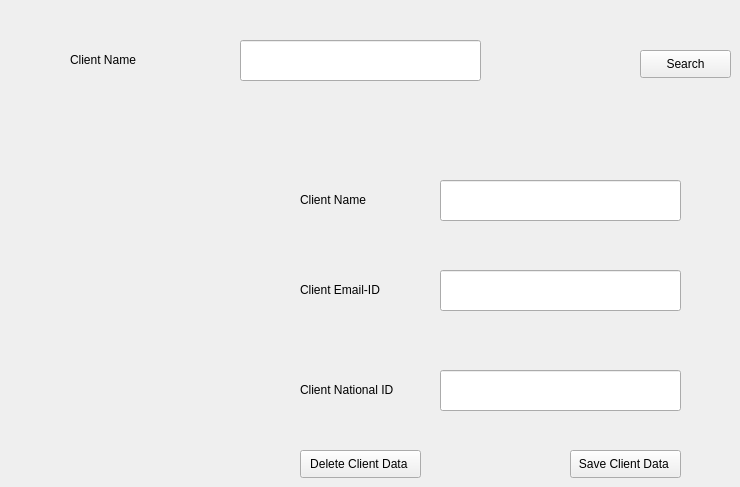
      <widget class="QWidget" name="tab_14">
       <attribute name="title">
        <string>Edit or Delete Client </string>
       </attribute>
       <widget class="QPushButton" name="pushButton_20">
        <property name="geometry">
         <rect>
          <x>570</x>
          <y>450</y>
          <width>111</width>
          <height>28</height>
         </rect>
        </property>
        <property name="text">
         <string>Save Client Data </string>
        </property>
       </widget>
       <widget class="QLineEdit" name="lineEdit_31">
        <property name="geometry">
         <rect>
          <x>240</x>
          <y>40</y>
          <width>241</width>
          <height>41</height>
         </rect>
        </property>
       </widget>
       <widget class="QLabel" name="label_44">
        <property name="geometry">
         <rect>
          <x>70</x>
          <y>50</y>
          <width>91</width>
          <height>20</height>
         </rect>
        </property>
        <property name="text">
         <string>Client Name</string>
        </property>
       </widget>
       <widget class="QPushButton" name="pushButton_21">
        <property name="geometry">
         <rect>
          <x>640</x>
          <y>50</y>
          <width>91</width>
          <height>28</height>
         </rect>
        </property>
        <property name="text">
         <string>Search</string>
        </property>
       </widget>
       <widget class="QLabel" name="label_45">
        <property name="geometry">
         <rect>
          <x>300</x>
          <y>190</y>
          <width>91</width>
          <height>20</height>
         </rect>
        </property>
        <property name="text">
         <string>Client Name</string>
        </property>
       </widget>
       <widget class="QLineEdit" name="lineEdit_32">
        <property name="geometry">
         <rect>
          <x>440</x>
          <y>180</y>
          <width>241</width>
          <height>41</height>
         </rect>
        </property>
       </widget>
       <widget class="QLabel" name="label_46">
        <property name="geometry">
         <rect>
          <x>300</x>
          <y>380</y>
          <width>101</width>
          <height>20</height>
         </rect>
        </property>
        <property name="text">
         <string>Client National ID</string>
        </property>
       </widget>
       <widget class="QLineEdit" name="lineEdit_33">
        <property name="geometry">
         <rect>
          <x>440</x>
          <y>370</y>
          <width>241</width>
          <height>41</height>
         </rect>
        </property>
       </widget>
       <widget class="QLabel" name="label_47">
        <property name="geometry">
         <rect>
          <x>300</x>
          <y>280</y>
          <width>91</width>
          <height>20</height>
         </rect>
        </property>
        <property name="text">
         <string>Client Email-ID</string>
        </property>
       </widget>
       <widget class="QLineEdit" name="lineEdit_34">
        <property name="geometry">
         <rect>
          <x>440</x>
          <y>270</y>
          <width>241</width>
          <height>41</height>
         </rect>
        </property>
       </widget>
       <widget class="QPushButton" name="pushButton_22">
        <property name="geometry">
         <rect>
          <x>300</x>
          <y>450</y>
          <width>121</width>
          <height>28</height>
         </rect>
        </property>
        <property name="text">
         <string>Delete Client Data </string>
        </property>
       </widget>
       <widget class="QLabel" name="label_33">
        <property name="geometry">
         <rect>
          <x>440</x>
          <y>420</y>
          <width>241</width>
          <height>16</height>
         </rect>
        </property>
        <property name="text">
         <string/>
        </property>
       </widget>
      </widget>
